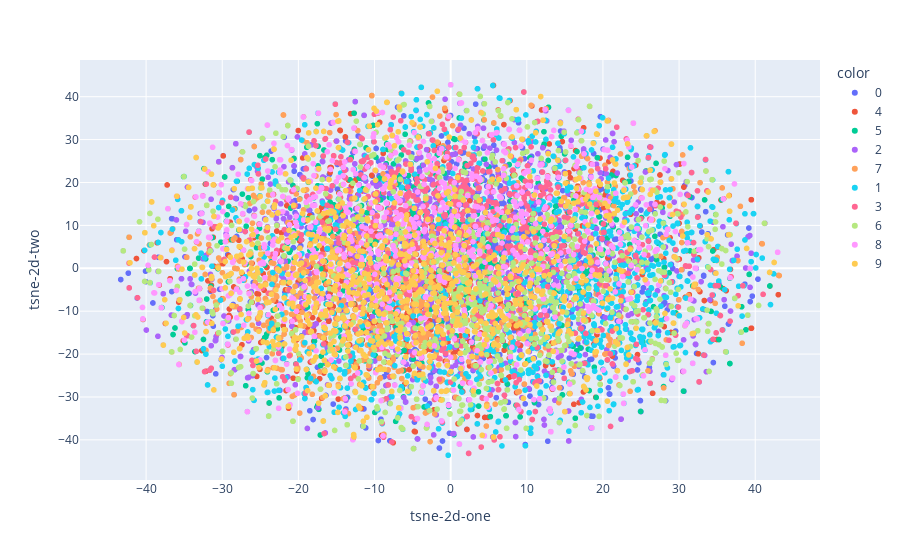

The code cell stored with this chart in its notebook:
### Code cell
tsne = TSNE(n_components=2)
tsne_results = tsne.fit_transform(encoded_samples.drop(['label'],axis=1))

fig = px.scatter(tsne_results, x=0, y=1, color=encoded_samples.label.astype(str),labels={'0': 'tsne-2d-one', '1': 'tsne-2d-two'})
fig.show()

### Figure 1 — Plotly figure (JSON) as saved in the notebook; plotly's stock layout.template omitted (floating-point values rounded to 4 significant figures; data arrays with more than 128 entries replaced by an {"elided": "..."} marker saying what was removed)
{"data": [{"hovertemplate": "color=0<br>tsne-2d-one=%{x}<br>tsne-2d-two=%{y}<extra></extra>", "legendgroup": "0", "marker": {"color": "#636efa", "symbol": "circle"}, "mode": "markers", "name": "0", "showlegend": true, "type": "scattergl", "x": {"elided": "939 float values"}, "xaxis": "x", "y": {"elided": "939 float values"}, "yaxis": "y"}, {"hovertemplate": "color=4<br>tsne-2d-one=%{x}<br>tsne-2d-two=%{y}<extra></extra>", "legendgroup": "4", "marker": {"color": "#EF553B", "symbol": "circle"}, "mode": "markers", "name": "4", "showlegend": true, "type": "scattergl", "x": {"elided": "934 float values"}, "xaxis": "x", "y": {"elided": "934 float values"}, "yaxis": "y"}, {"hovertemplate": "color=5<br>tsne-2d-one=%{x}<br>tsne-2d-two=%{y}<extra></extra>", "legendgroup": "5", "marker": {"color": "#00cc96", "symbol": "circle"}, "mode": "markers", "name": "5", "showlegend": true, "type": "scattergl", "x": {"elided": "846 float values"}, "xaxis": "x", "y": {"elided": "846 float values"}, "yaxis": "y"}, {"hovertemplate": "color=2<br>tsne-2d-one=%{x}<br>tsne-2d-two=%{y}<extra></extra>", "legendgroup": "2", "marker": {"color": "#ab63fa", "symbol": "circle"}, "mode": "markers", "name": "2", "showlegend": true, "type": "scattergl", "x": {"elided": "974 float values"}, "xaxis": "x", "y": {"elided": "974 float values"}, "yaxis": "y"}, {"hovertemplate": "color=7<br>tsne-2d-one=%{x}<br>tsne-2d-two=%{y}<extra></extra>", "legendgroup": "7", "marker": {"color": "#FFA15A", "symbol": "circle"}, "mode": "markers", "name": "7", "showlegend": true, "type": "scattergl", "x": {"elided": "1055 float values"}, "xaxis": "x", "y": {"elided": "1055 float values"}, "yaxis": "y"}, {"hovertemplate": "color=1<br>tsne-2d-one=%{x}<br>tsne-2d-two=%{y}<extra></extra>", "legendgroup": "1", "marker": {"color": "#19d3f3", "symbol": "circle"}, "mode": "markers", "name": "1", "showlegend": true, "type": "scattergl", "x": {"elided": "1084 float values"}, "xaxis": "x", "y": {"elided": "1084 float values"}, "yaxis": "y"}, {"hovertemplate": "color=3<br>tsne-2d-one=%{x}<br>tsne-2d-two=%{y}<extra></extra>", "legendgroup": "3", "marker": {"color": "#FF6692", "symbol": "circle"}, "mode": "markers", "name": "3", "showlegend": true, "type": "scattergl", "x": {"elided": "968 float values"}, "xaxis": "x", "y": {"elided": "968 float values"}, "yaxis": "y"}, {"hovertemplate": "color=6<br>tsne-2d-one=%{x}<br>tsne-2d-two=%{y}<extra></extra>", "legendgroup": "6", "marker": {"color": "#B6E880", "symbol": "circle"}, "mode": "markers", "name": "6", "showlegend": true, "type": "scattergl", "x": {"elided": "946 float values"}, "xaxis": "x", "y": {"elided": "946 float values"}, "yaxis": "y"}, {"hovertemplate": "color=8<br>tsne-2d-one=%{x}<br>tsne-2d-two=%{y}<extra></extra>", "legendgroup": "8", "marker": {"color": "#FF97FF", "symbol": "circle"}, "mode": "markers", "name": "8", "showlegend": true, "type": "scattergl", "x": {"elided": "909 float values"}, "xaxis": "x", "y": {"elided": "909 float values"}, "yaxis": "y"}, {"hovertemplate": "color=9<br>tsne-2d-one=%{x}<br>tsne-2d-two=%{y}<extra></extra>", "legendgroup": "9", "marker": {"color": "#FECB52", "symbol": "circle"}, "mode": "markers", "name": "9", "showlegend": true, "type": "scattergl", "x": {"elided": "945 float values"}, "xaxis": "x", "y": {"elided": "945 float values"}, "yaxis": "y"}], "layout": {"legend": {"title": {"text": "color"}, "tracegroupgap": 0}, "margin": {"t": 60}, "xaxis": {"anchor": "y", "domain": [0, 1], "title": {"text": "tsne-2d-one"}}, "yaxis": {"anchor": "x", "domain": [0, 1], "title": {"text": "tsne-2d-two"}}}}
